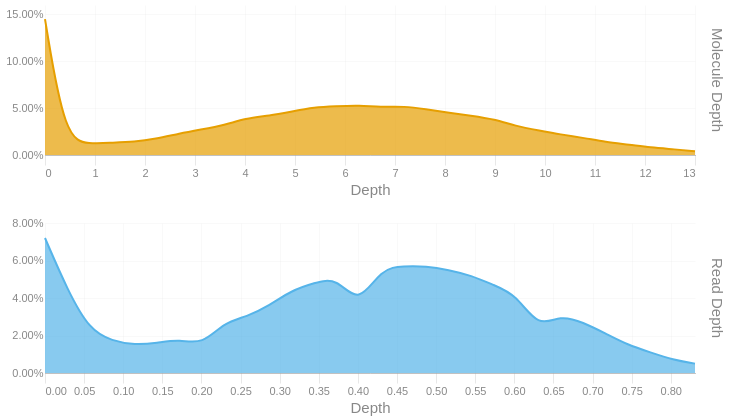

This figure's notebook cell:
### Code cell
readdep = depth_hist(tb['Read Depth'], q99, 3)
readdep = readdep.with_columns(pl.lit('Read Depth').alias('Metric'))
if not SKIPLR:
    moldep = depth_hist(tb['Molecule Depth'], mol_q99, 1)
    moldep = moldep.with_columns(pl.lit('Molecule Depth').alias('Metric'))
    _hist = pl.concat([readdep, moldep])
    _hist = _hist.filter(pl.col('Proportion') != 0)
    with SafeRender(_hist):
        (
            alt.Chart(_hist)        
            .mark_area(interpolate = "basis")
            .encode(
                x=alt.X('Bin:Q').scale(domainMin=0).axis(alt.Axis(title='Depth')),
                y = alt.Y('Proportion:Q', title = None).axis(format = '.2%'),
                color = alt.Color('Metric:N').legend(None),
                row = alt.Row("Metric:N").header(title = None, labelOrient = 'right'),
                tooltip = [
                    alt.Tooltip("Metric:N", title = "Metric"),
                    alt.Tooltip('Interval:N', title = "Depth Interval"),
                    alt.Tooltip('Proportion:Q', title = "% Alignments").format('.2%')
                ]
            )
            .resolve_scale(x='independent', y='independent')
            .properties(
                height = 150, width = 650,
                usermeta={'embedOptions': {'downloadFileName': f'{samplename}.depth.hist'}}
            )
        ).display()
else:
    readdep = readdep.filter(pl.col('Proportion') != 0)
    with SafeRender(readdep):
        (
            alt.Chart(readdep)        
            .mark_area(interpolate = "basis")
            .encode(
                x=alt.X('Bin:Q').scale(domainMin=0).axis(alt.Axis(title='Depth')),
                y = alt.Y('Proportion:Q', title = None).axis(format = '.2%'),
                tooltip = [
                    alt.Tooltip('Interval:N', title = "Depth Interval"),
                    alt.Tooltip('Proportion:Q', title = "% Alignments").format('.2%')
                ]
            )
            .properties(
                usermeta={'embedOptions': {'downloadFileName': f'{samplename}.depth.hist'}}
            )
        ).display()

### Figure 1 — Vega-Lite specification as saved in the notebook (floating-point values rounded to 4 significant figures)
{"width": 650, "height": 150, "config": {"title": {"anchor": "start", "dy": -15, "fontSize": 18, "color": "#888888", "subtitleColor": "#888888", "subtitleFontSize": 14}, "arc": {"fill": "#0072B2"}, "axis": {"domainColor": "#888888", "domainWidth": 0.5, "gridWidth": 0.2, "grid": false, "titleFontWeight": 400, "titleFontSize": 15, "labelFontSize": 11, "labelColor": "#888888", "tickColor": "#888888", "tickWidth": 0.2, "titleColor": "#888888"}, "axisBand": {"grid": false}, "axisX": {"grid": true, "tickSize": 10, "domainCap": "round"}, "axisY": {"domain": false, "grid": true, "tickSize": 0, "domainCap": "round"}, "background": "transparent", "header": {"labelFontSize": 15, "labelColor": "#888888", "titleFontSize": 15, "titleFontWeight": 600, "titleColor": "#888888"}, "legend": {"labelFont": "sans-serif", "labelFontSize": 12, "labelColor": "#888888", "symbolSize": 100, "symbolType": "circle", "titleFontSize": 12, "titlePadding": 10, "titleColor": "#888888", "title": null}, "range": {"category": ["#E69F00", "#56B4E9", "#009E73", "#F0E442", "#0072B2", "#D55E00", "#CC79A7", "#000000"], "diverging": ["#cfe8f3", "#a2d4ec", "#73bfe2", "#46abdb", "#1696d2", "#12719e"]}, "area": {"fill": "#0072B2", "fillOpacity": 0.7, "line": true, "strokeOpacity": 0.7}, "line": {"color": "#0072B2", "stroke": "#0072B2", "strokeWidth": 2}, "trail": {"color": "#0072B2", "stroke": "#0072B2", "strokeWidth": 0, "size": 1}, "point": {"filled": true, "fillOpacity": 1.0, "size": 95}, "text": {"color": "#888888", "fontSize": 11, "align": "right", "fontWeight": 400, "size": 11}, "bar": {"fill": "#0072B2", "stroke": null}, "view": {"stroke": null, "continuousWidth": 660, "continuousHeight": 400}}, "data": {"name": "data-afbd56554007555270d9cbc1bbaf3b1e"}, "mark": {"type": "area", "interpolate": "basis"}, "encoding": {"color": {"field": "Metric", "legend": null, "type": "nominal"}, "row": {"field": "Metric", "header": {"title": null, "labelOrient": "right"}, "type": "nominal"}, "tooltip": [{"field": "Metric", "title": "Metric", "type": "nominal"}, {"field": "Interval", "title": "Depth Interval", "type": "nominal"}, {"field": "Proportion", "format": ".2%", "title": "% Alignments", "type": "quantitative"}], "x": {"axis": {"title": "Depth"}, "field": "Bin", "scale": {"domainMin": 0}, "type": "quantitative"}, "y": {"axis": {"format": ".2%"}, "field": "Proportion", "title": null, "type": "quantitative"}}, "resolve": {"scale": {"x": "independent", "y": "independent"}}, "usermeta": {"embedOptions": {"downloadFileName": "TF26LRJL0037_5B_10484332_23Y22YLT4_L7.depth.hist"}}, "$schema": "https://vega.github.io/schema/vega-lite/v6.4.1.json", "datasets": {"data-afbd56554007555270d9cbc1bbaf3b1e": [{"Bin": 0.0, "Interval": "0.0-0.029", "Proportion": 0.072, "Metric": "Read Depth"}, {"Bin": 0.029, "Interval": "0.029-0.057", "Proportion": 0.044, "Metric": "Read Depth"}, {"Bin": 0.057, "Interval": "0.057-0.086", "Proportion": 0.023, "Metric": "Read Depth"}, {"Bin": 0.086, "Interval": "0.086-0.115", "Proportion": 0.017, "Metric": "Read Depth"}, {"Bin": 0.115, "Interval": "0.115-0.143", "Proportion": 0.015, "Metric": "Read Depth"}, {"Bin": 0.143, "Interval": "0.143-0.172", "Proportion": 0.016, "Metric": "Read Depth"}, {"Bin": 0.172, "Interval": "0.172-0.201", "Proportion": 0.018, "Metric": "Read Depth"}, {"Bin": 0.201, "Interval": "0.201-0.229", "Proportion": 0.015, "Metric": "Read Depth"}, {"Bin": 0.229, "Interval": "0.229-0.258", "Proportion": 0.027, "Metric": "Read Depth"}, {"Bin": 0.258, "Interval": "0.258-0.287", "Proportion": 0.03, "Metric": "Read Depth"}, {"Bin": 0.287, "Interval": "0.287-0.315", "Proportion": 0.036, "Metric": "Read Depth"}, {"Bin": 0.315, "Interval": "0.315-0.344", "Proportion": 0.044, "Metric": "Read Depth"}, {"Bin": 0.344, "Interval": "0.344-0.373", "Proportion": 0.048, "Metric": "Read Depth"}, {"Bin": 0.373, "Interval": "0.373-0.401", "Proportion": 0.051, "Metric": "Read Depth"}, {"Bin": 0.401, "Interval": "0.401-0.43", "Proportion": 0.036, "Metric": "Read Depth"}, {"Bin": 0.43, "Interval": "0.43-0.459", "Proportion": 0.056, "Metric": "Read Depth"}, {"Bin": 0.459, "Interval": "0.459-0.487", "Proportion": 0.057, "Metric": "Read Depth"}, {"Bin": 0.487, "Interval": "0.487-0.516", "Proportion": 0.057, "Metric": "Read Depth"}, {"Bin": 0.516, "Interval": "0.516-0.545", "Proportion": 0.055, "Metric": "Read Depth"}, {"Bin": 0.545, "Interval": "0.545-0.573", "Proportion": 0.052, "Metric": "Read Depth"}, {"Bin": 0.573, "Interval": "0.573-0.602", "Proportion": 0.047, "Metric": "Read Depth"}, {"Bin": 0.602, "Interval": "0.602-0.631", "Proportion": 0.042, "Metric": "Read Depth"}, {"Bin": 0.631, "Interval": "0.631-0.659", "Proportion": 0.024, "Metric": "Read Depth"}, {"Bin": 0.659, "Interval": "0.659-0.688", "Proportion": 0.031, "Metric": "Read Depth"}, {"Bin": 0.688, "Interval": "0.688-0.717", "Proportion": 0.027, "Metric": "Read Depth"}, {"Bin": 0.717, "Interval": "0.717-0.745", "Proportion": 0.021, "Metric": "Read Depth"}, {"Bin": 0.745, "Interval": "0.745-0.774", "Proportion": 0.015, "Metric": "Read Depth"}, {"Bin": 0.774, "Interval": "0.774-0.803", "Proportion": 0.011, "Metric": "Read Depth"}, {"Bin": 0.803, "Interval": "0.803-0.831", "Proportion": 0.007, "Metric": "Read Depth"}, {"Bin": 0.831, "Interval": "0.831-0.86", "Proportion": 0.005, "Metric": "Read Depth"}, {"Bin": 0.0, "Interval": "0.0-0.4", "Proportion": 0.145, "Metric": "Molecule Depth"}, {"Bin": 0.4, "Interval": "0.4-0.9", "Proportion": 0.016, "Metric": "Molecule Depth"}, {"Bin": 0.9, "Interval": "0.9-1.3", "Proportion": 0.012, "Metric": "Molecule Depth"}, {"Bin": 1.3, "Interval": "1.3-1.8", "Proportion": 0.013, "Metric": "Molecule Depth"}, {"Bin": 1.8, "Interval": "1.8-2.2", "Proportion": 0.014, "Metric": "Molecule Depth"}, {"Bin": 2.2, "Interval": "2.2-2.7", "Proportion": 0.017, "Metric": "Molecule Depth"}, {"Bin": 2.7, "Interval": "2.7-3.1", "Proportion": 0.023, "Metric": "Molecule Depth"}, {"Bin": 3.1, "Interval": "3.1-3.6", "Proportion": 0.027, "Metric": "Molecule Depth"}, {"Bin": 3.6, "Interval": "3.6-4.0", "Proportion": 0.032, "Metric": "Molecule Depth"}, {"Bin": 4.0, "Interval": "4.0-4.5", "Proportion": 0.039, "Metric": "Molecule Depth"}, {"Bin": 4.5, "Interval": "4.5-4.9", "Proportion": 0.042, "Metric": "Molecule Depth"}, {"Bin": 4.9, "Interval": "4.9-5.4", "Proportion": 0.046, "Metric": "Molecule Depth"}, {"Bin": 5.4, "Interval": "5.4-5.8", "Proportion": 0.051, "Metric": "Molecule Depth"}, {"Bin": 5.8, "Interval": "5.8-6.3", "Proportion": 0.052, "Metric": "Molecule Depth"}, {"Bin": 6.3, "Interval": "6.3-6.7", "Proportion": 0.053, "Metric": "Molecule Depth"}, {"Bin": 6.7, "Interval": "6.7-7.2", "Proportion": 0.051, "Metric": "Molecule Depth"}, {"Bin": 7.2, "Interval": "7.2-7.6", "Proportion": 0.052, "Metric": "Molecule Depth"}, {"Bin": 7.6, "Interval": "7.6-8.1", "Proportion": 0.049, "Metric": "Molecule Depth"}, {"Bin": 8.1, "Interval": "8.1-8.5", "Proportion": 0.045, "Metric": "Molecule Depth"}, {"Bin": 8.5, "Interval": "8.5-9.0", "Proportion": 0.042, "Metric": "Molecule Depth"}, {"Bin": 9.0, "Interval": "9.0-9.4", "Proportion": 0.038, "Metric": "Molecule Depth"}, {"Bin": 9.4, "Interval": "9.4-9.9", "Proportion": 0.031, "Metric": "Molecule Depth"}, {"Bin": 9.9, "Interval": "9.9-10.3", "Proportion": 0.026, "Metric": "Molecule Depth"}, {"Bin": 10.3, "Interval": "10.3-10.8", "Proportion": 0.022, "Metric": "Molecule Depth"}, {"Bin": 10.8, "Interval": "10.8-11.2", "Proportion": 0.018, "Metric": "Molecule Depth"}, {"Bin": 11.2, "Interval": "11.2-11.7", "Proportion": 0.014, "Metric": "Molecule Depth"}, {"Bin": 11.7, "Interval": "11.7-12.1", "Proportion": 0.011, "Metric": "Molecule Depth"}, {"Bin": 12.1, "Interval": "12.1-12.6", "Proportion": 0.008, "Metric": "Molecule Depth"}, {"Bin": 12.6, "Interval": "12.6-13.0", "Proportion": 0.006, "Metric": "Molecule Depth"}, {"Bin": 13.0, "Interval": "13.0-13.49", "Proportion": 0.004, "Metric": "Molecule Depth"}]}}
